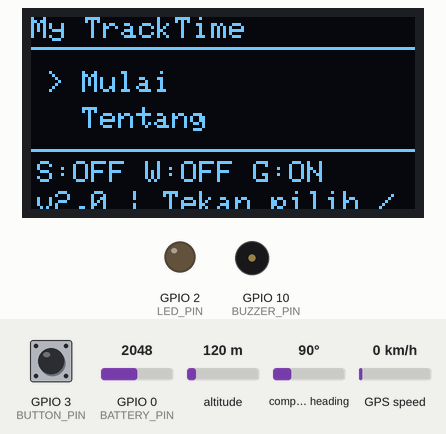
Simulated run of this sketch. Board: ESP32-C3. On the bench: 128×64 one-colour display, output pins drawn as LEDs (lit = HIGH), buzzer (waves = sounding, pin HIGH). The test bench sets the inputs (shaded band); at power-on: GPIO 3 (BUTTON_PIN) HIGH, GPS speed 0 km/h, GPIO 0 (BATTERY_PIN) = 2048, altitude 120 m, compass heading 90°. WiFi joins after 1.5 s; servers stay silent unless stated; random numbers use the default seed unless the sketch sets one; the GPS gets a fix after 3 s at 37.7749, -122.4194 with 8 satellites; no MQTT or app messages arrive unless stated; what the sketch prints to the serial monitor is not drawn.

Above: at 5.9 s.
6.0 s: GPIO 3 (BUTTON_PIN) pulled LOW for 3.2 s
At 9.62 s:
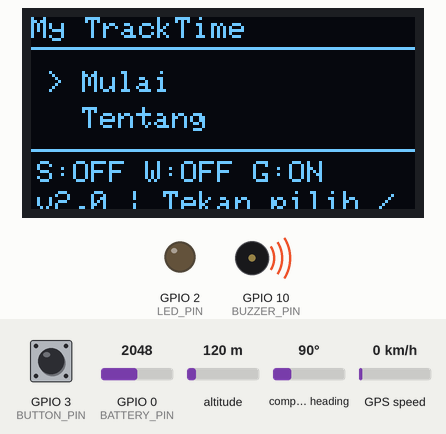
9.8 s: GPS speed set to 2 km/h
At 11.7 s:
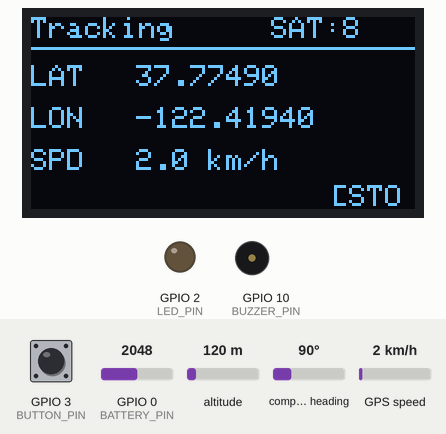
12.2 s: GPIO 3 (BUTTON_PIN) pulled LOW for 3.2 s
At 15.85 s:
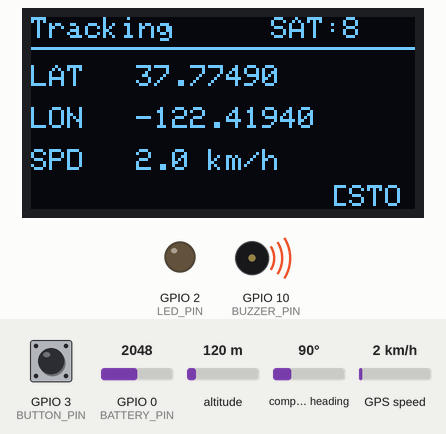
16.0 s: GPIO 3 (BUTTON_PIN) pulled LOW for 0.15 s
At 17.4 s:
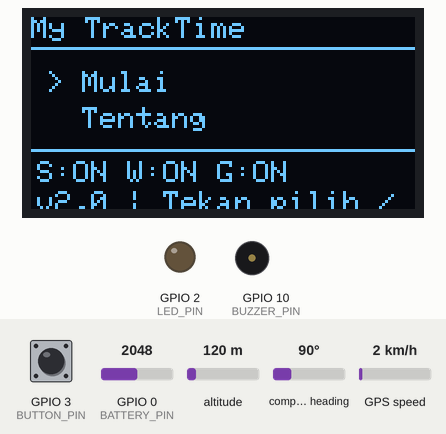
17.7 s: GPIO 3 (BUTTON_PIN) pulled LOW for 1 s
At 19.8 s:
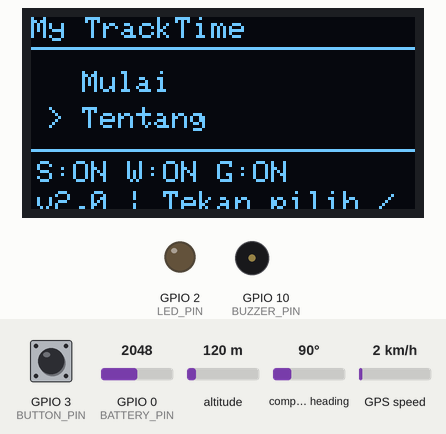
20.2 s: GPIO 3 (BUTTON_PIN) pulled LOW for 3.2 s
At 24.7 s:
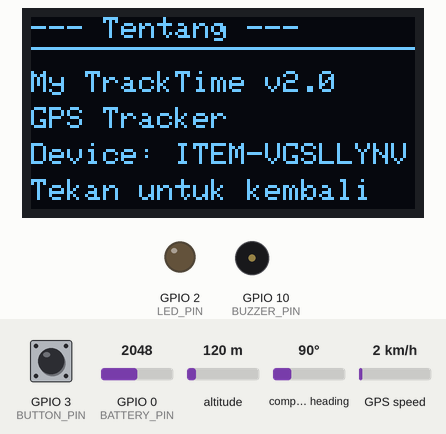
Timing chart, 0 to 25.0 s (numbered marks = the images above; inputs shaded):
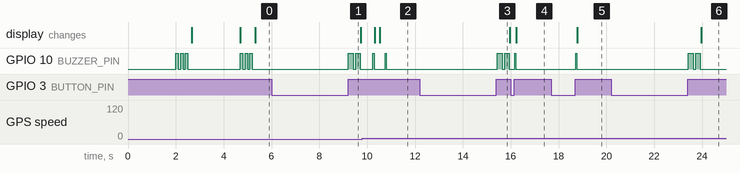

Measured:
- after the input at 6.0 s, GPIO 10 (BUZZER_PIN): alternates HIGH for 0.20 s and LOW for 0.10 s, starting after 3.2 s
- after the input at 12.2 s, GPIO 10 (BUZZER_PIN): alternates HIGH for 0.20 s and LOW for 0.10 s, starting after 3.2 s
- after the input at 16.0 s, GPIO 10 (BUZZER_PIN): LOW → HIGH after 0.16 s, → LOW 0.05 s later; the display: changes after 0.24 s (image 4)
- after the input at 17.7 s, GPIO 10 (BUZZER_PIN): LOW → HIGH after 1.0 s, → LOW 0.05 s later; the display: changes after 1.1 s (image 5)
- after the input at 20.2 s, GPIO 10 (BUZZER_PIN): alternates HIGH for 0.20 s and LOW for 0.10 s, 4 changes in all, then stays LOW, starting after 3.2 s; the display: changes after 3.8 s (image 6)

The sketch:

gpstrack.ino
```cpp
#include <WiFi.h>
#include <WiFiClientSecure.h>
#include <PubSubClient.h>
#include <Wire.h>
#include <TinyGPSPlus.h>
#include <Adafruit_GFX.h>
#include <Adafruit_SSD1306.h>
#include <ArduinoJson.h>

// =======================
// KONFIGURASI WIFI
// =======================
#define WIFI_SSID "Galaxy A56 5G F235"
#define WIFI_PASS "0987654321"

// =======================
// KONFIGURASI MQTT (Server)
// =======================
#define MQTT_HOST "raf6fc91.ala.us-east-1.emqxsl.com"
#define MQTT_PORT 8883
#define MQTT_USER "Admin"
#define MQTT_PASS "Admin"
#define DEVICE_ID "ITEM-VGSLLYNV"

// =======================
// PIN CONFIG ESP32-C3
// =======================
#define OLED_SDA 8
#define OLED_SCL 9
#define GPS_RX 20
#define GPS_TX 21
#define GPS_BAUD 115200
#define BUZZER_PIN 10
#define LED_PIN 2
#define BATTERY_PIN 0
#define BUTTON_PIN 3

// =======================
// VOLTAGE DIVIDER
// =======================
#define R1 220.0
#define R2 220.0
#define ADC_REF 3.3
#define ADC_RESOLUTION 4095.0

// =======================
// INTERVAL
// =======================
#define INTERVAL_WIFI     5000
#define INTERVAL_MQTT     3000
#define INTERVAL_PUBLISH  15000
#define INTERVAL_STATUS   30000
#define INTERVAL_DISPLAY  200
#define INTERVAL_DEBUG    5000

// =======================
// OBJEK
// =======================
Adafruit_SSD1306 display(128, 64, &Wire, -1);
TinyGPSPlus gps;
HardwareSerial gpsSerial(1);
WiFiClientSecure espClient;
PubSubClient mqtt(espClient);

// =======================
// VARIABEL
// =======================
unsigned long lastWiFiCheck = 0, lastMQTTCheck = 0;
unsigned long lastPublish = 0, lastStatus = 0, lastDisplay = 0, lastDebug = 0;
unsigned long wifiStartTime = 0;

float lat = 0, lng = 0, speed = 0;
int sat = 0;
float batteryVoltage = 0.0;
int batteryPercent = 0;
bool gpsLock = false, wifiReady = false, mqttReady = false;
bool wifiConnecting = false;
int wifiRetryCount = 0;

char topicLoc[60], topicStatus[60], topicCmd[60];
String lastCommand = "None";

unsigned long buttonPressTime = 0;
bool buttonPressed = false;
bool buttonProcessed = false;
bool menuChanged = false;
unsigned long lastButtonCheck = 0;

// =======================
// MENU STATE
// =======================
enum MenuState {
  MENU_MAIN,
  MENU_START,
  MENU_RUNNING,
  MENU_RESULT,
  MENU_ABOUT
};

MenuState currentState = MENU_MAIN;
int menuIndex = 0;
String menuItems[] = {"Mulai", "Tentang"};
int menuCount = 2;

// =======================
// DATA HASIL
// =======================
unsigned long startTime = 0;
unsigned long runDuration = 0;
float maxSpeed = 0;
float avgSpeed = 0;
float totalDistance = 0;
int dataCount = 0;

// =======================
// SERTIFIKAT CA
// =======================
static const char *root_ca PROGMEM = R"EOF(
-----BEGIN CERTIFICATE-----
MIIDjjCCAnagAwIBAgIQAzrx5qcRqaC7KGSxHQn65TANBgkqhkiG9w0BAQsFADBh
MQswCQYDVQQGEwJVUzEVMBMGA1UEChMMRGlnaUNlcnQgSW5jMRkwFwYDVQQLExB3
d3cuZGlnaWNlcnQuY29tMSAwHgYDVQQDExdEaWdpQ2VydCBHbG9iYWwgUm9vdCBH
MjAeFw0xMzA4MDExMjAwMDBaFw0zODAxMTUxMjAwMDBaMGExCzAJBgNVBAYTAlVT
MRUwEwYDVQQKEwxEaWdpQ2VydCBJbmMxGTAXBgNVBAsTEHd3dy5kaWdpY2VydC5j
b20xIDAeBgNVBAMTF0RpZ2lDZXJ0IEdsb2JhbCBSb290IEcyMIIBIjANBgkqhkiG
9w0BAQEFAAOCAQ8AMIIBCgKCAQEAuzfNNNx7a8myaJCtSnX/RrohCgiN9RlUyfuI
2/Ou8jqJkTx65qsGGmvPrC3oXgkkRLpimn7Wo6h+4FR1IAWsULecYxpsMNzaHxmx
1x7e/dfgy5SDN67sH0NO3Xss0r0upS/kqbitOtSZpLYl6ZtrAGCSYP9PIUkY92eQ
q2EGnI/yuum06ZIya7XzV+hdG82MHauVBJVJ8zUtluNJbd134/tJS7SsVQepj5Wz
tCO7TG1F8PapspUwtP1MVYwnSlcUfIKdzXOS0xZKBgyMUNGPHgm+F6HmIcr9g+UQ
vIOlCsRnKPZzFBQ9RnbDhxSJITRNrw9FDKZJobq7nMWxM4MphQIDAQABo0IwQDAP
BgNVHRMBAf8EBTADAQH/MA4GA1UdDwEB/wQEAwIBhjAdBgNVHQ4EFgQUTiJUIBiV
5uNu5g/6+rkS7QYXjzkwDQYJKoZIhvcNAQELBQADggEBAGBnKJRvDkhj6zHd6mcY
1Yl9PMWLSn/pvtsrF9+wX3N3KjITOYFnQoQj8kVnNeyIv/iPsGEMNKSuIEyExtv4
NeF22d+mQrvHRAiGfzZ0JFrabA0UWTW98kndth/Jsw1HKj2ZL7tcu7XUIOGZX1NG
Fdtom/DzMNU+MeKNhJ7jitralj41E6Vf8PlwUHBHQRFXGU7Aj64GxJUTFy8bJZ91
8rGOmaFvE7FBcf6IKshPECBV1/MUReXgRPTqh5Uykw7+U0b6LJ3/iyK5S9kJRaTe
pLiaWN0bfVKfjllDiIGknibVb63dDcY3fe0Dkhvld1927jyNxF1WW6LZZm6zNTfl
MrY=
-----END CERTIFICATE-----
)EOF";

// =======================
// SETUP TOPIK
// =======================
void setupTopics() {
  snprintf(topicLoc, sizeof(topicLoc), "gps/data/%s/location", DEVICE_ID);
  snprintf(topicStatus, sizeof(topicStatus), "gps/data/%s/status", DEVICE_ID);
  snprintf(topicCmd, sizeof(topicCmd), "gps/command/%s/control", DEVICE_ID);
}

// =======================
// BUZZER FUNCTIONS
// =======================
void buzzerBeep(int duration) {
  digitalWrite(BUZZER_PIN, HIGH);
  delay(duration);
  digitalWrite(BUZZER_PIN, LOW);
}

void bipBip() {
  for (int i = 0; i < 3; i++) {
    digitalWrite(BUZZER_PIN, HIGH);
    delay(100);
    digitalWrite(BUZZER_PIN, LOW);
    delay(100);
  }
}

void buzzerShort() {
  buzzerBeep(50);
}

void buzzerLong() {
  buzzerBeep(200);
  delay(100);
  buzzerBeep(200);
}

// =======================
// VOLTAGE DIVIDER
// =======================
float readBatteryVoltage() {
  int adcValue = analogRead(BATTERY_PIN);
  float adcVoltage = (adcValue / ADC_RESOLUTION) * ADC_REF;
  float inputVoltage = adcVoltage * ((R1 + R2) / R2);
  return inputVoltage;
}

int voltageToPercent(float voltage) {
  float minVoltage = 4.0;
  float maxVoltage = 5.3;
  if (voltage >= maxVoltage) return 100;
  if (voltage <= minVoltage) return 0;
  int percent = (int)((voltage - minVoltage) / (maxVoltage - minVoltage) * 100.0);
  return constrain(percent, 0, 100);
}

// =======================
// KONEKSI WIFI
// =======================
void connectWiFi() {
  if (WiFi.status() == WL_CONNECTED) {
    wifiReady = true;
    wifiConnecting = false;
    wifiRetryCount = 0;
    return;
  }
  if (wifiConnecting) return;
  if (wifiRetryCount >= 5) {
    Serial.println("⚠️ WiFi max retry, restarting...");
    delay(1000);
    ESP.restart();
    return;
  }
  wifiConnecting = true;
  wifiStartTime = millis();
  wifiRetryCount++;
  Serial.print("📶 WiFi attempt " + String(wifiRetryCount) + "...");
  WiFi.mode(WIFI_STA);
  WiFi.begin(WIFI_SSID, WIFI_PASS);
}

void cekWiFi() {
  if (millis() - lastWiFiCheck < INTERVAL_WIFI) return;
  lastWiFiCheck = millis();
  if (WiFi.status() == WL_CONNECTED) {
    wifiReady = true;
    wifiConnecting = false;
    wifiRetryCount = 0;
    return;
  }
  if (!wifiConnecting) {
    connectWiFi();
    return;
  }
  if (millis() - wifiStartTime > 15000) {
    wifiConnecting = false;
    wifiReady = false;
    Serial.println(" ❌ Timeout");
  }
}

// =======================
// KONEKSI MQTT (Server)
// =======================
void connectMQTT() {
  if (mqtt.connected()) { mqttReady = true; return; }
  if (!wifiReady) return;
  Serial.print("🔌 Server...");
  espClient.setCACert(root_ca);
  String clientId = "ESP_" + String(DEVICE_ID) + "_" + String(random(9999));
  mqttReady = mqtt.connect(clientId.c_str(), MQTT_USER, MQTT_PASS);
  if (mqttReady) {
    mqtt.subscribe(topicCmd);
    Serial.println(" ✅");
    sendStatus("online");
    buzzerShort();
  } else {
    Serial.print(" ❌ rc=");
    Serial.println(mqtt.state());
  }
}

void cekMQTT() {
  if (millis() - lastMQTTCheck < INTERVAL_MQTT) return;
  lastMQTTCheck = millis();
  if (!mqtt.connected() && wifiReady) {
    connectMQTT();
  }
}

// =======================
// KIRIM DATA KE SERVER
// =======================
void sendStatus(const char* s) {
  if (!mqttReady) return;
  StaticJsonDocument<64> doc;
  doc["device_id"] = DEVICE_ID;
  doc["status"] = s;
  doc["battery_voltage"] = batteryVoltage;
  doc["battery_percent"] = batteryPercent;
  String json; serializeJson(doc, json);
  mqtt.publish(topicStatus, json.c_str());
}

void sendGPS() {
  if (!mqttReady || !gpsLock) return;
  StaticJsonDocument<128> doc;
  doc["device_id"] = DEVICE_ID;
  doc["latitude"] = lat;
  doc["longitude"] = lng;
  doc["speed"] = speed;
  doc["battery_voltage"] = batteryVoltage;
  doc["battery_percent"] = batteryPercent;
  String json; serializeJson(doc, json);
  mqtt.publish(topicLoc, json.c_str());
}

void sendResponse(const char* r) {
  if (!mqttReady) return;
  StaticJsonDocument<64> doc;
  doc["response"] = r;
  doc["device_id"] = DEVICE_ID;
  String json; serializeJson(doc, json);
  char topic[60]; snprintf(topic, sizeof(topic), "gps/response/%s/%s", DEVICE_ID, r);
  mqtt.publish(topic, json.c_str());
}

// =======================
// UPDATE GPS
// =======================
void updateGPS() {
  while (gpsSerial.available()) {
    gps.encode(gpsSerial.read());
  }
  if (gps.location.isValid()) {
    lat = gps.location.lat();
    lng = gps.location.lng();
    speed = gps.speed.kmph();
    if (!gpsLock) {
      gpsLock = true;
      Serial.println("🛰️ GPS LOCKED!");
      bipBip();
    }
  } else {
    gpsLock = false;
  }
  sat = gps.satellites.isValid() ? gps.satellites.value() : 0;
  batteryVoltage = readBatteryVoltage();
  batteryPercent = voltageToPercent(batteryVoltage);
}

// =======================
// OLED DISPLAY - MENU UTAMA (Tanpa BAT)
// =======================
void displayMainMenu() {
  display.clearDisplay();
  display.setTextColor(SSD1306_WHITE);
  
  // Title
  display.setTextSize(1);
  display.setCursor(0, 0);
  display.println("My TrackTime");
  display.drawLine(0, 10, 128, 10, SSD1306_WHITE);
  
  // Menu items
  display.setTextSize(1);
  display.setCursor(5, 18);
  if (menuIndex == 0) display.print(">");
  else display.print(" ");
  display.print(" Mulai");
  
  display.setCursor(5, 30);
  if (menuIndex == 1) display.print(">");
  else display.print(" ");
  display.print(" Tentang");
  
  // Status bar (tanpa BAT)
  display.drawLine(0, 44, 128, 44, SSD1306_WHITE);
  display.setCursor(2, 48);
  display.print("S:");
  display.print(mqttReady ? "ON" : "OFF");
  display.print(" W:");
  display.print(wifiReady ? "ON" : "OFF");
  display.print(" G:");
  display.print(gpsLock ? "ON" : "OFF");
  
  // Versi
  display.setCursor(2, 58);
  display.print("v2.0 | Tekan pilih / Tahan eksekusi");
  
  display.display();
}

// =======================
// OLED DISPLAY - START
// =======================
void displayStart() {
  display.clearDisplay();
  display.setTextColor(SSD1306_WHITE);
  display.setTextSize(2);
  display.setCursor(30, 8);
  display.println("Mulai");
  display.setTextSize(1);
  display.setCursor(10, 35);
  display.print("GPS: ");
  display.print(gpsLock ? "LOCKED" : "WAIT...");
  display.setCursor(10, 48);
  display.print("SAT: ");
  display.print(sat);
  display.display();
}

// =======================
// OLED DISPLAY - RUNNING
// =======================
void displayRunning() {
  display.clearDisplay();
  display.setTextColor(SSD1306_WHITE);
  
  // Header
  display.setTextSize(1);
  display.setCursor(0, 0);
  display.print("Tracking");
  display.setCursor(80, 0);
  display.print("SAT:");
  display.print(sat);
  display.drawLine(0, 10, 128, 10, SSD1306_WHITE);
  
  // Data utama
  display.setTextSize(1);
  display.setCursor(0, 16);
  display.print("LAT");
  display.setCursor(0, 30);
  display.print("LON");
  display.setCursor(0, 44);
  display.print("SPD");
  
  // Nilai
  display.setTextSize(1);
  display.setCursor(35, 16);
  if (gpsLock) {
    display.print(lat, 5);
  } else {
    display.print("--.-----");
  }
  display.setCursor(35, 30);
  if (gpsLock) {
    display.print(lng, 5);
  } else {
    display.print("--.-----");
  }
  display.setCursor(35, 44);
  if (gpsLock) {
    display.print(speed, 1);
    display.print(" km/h");
  } else {
    display.print("--.- km/h");
  }
  
  // STOP button
  display.setCursor(100, 56);
  display.print("[STOP]");
  display.display();
}

// =======================
// OLED DISPLAY - RESULT
// =======================
void displayResult() {
  display.clearDisplay();
  display.setTextColor(SSD1306_WHITE);
  display.setTextSize(1);
  
  display.setCursor(0, 0);
  display.println("--- HASIL ---");
  display.drawLine(0, 10, 128, 10, SSD1306_WHITE);
  
  display.setCursor(0, 16);
  display.print("Durasi: ");
  display.println(formatDuration(runDuration));
  
  display.setCursor(0, 28);
  display.print("Max SPD: ");
  display.print(maxSpeed, 1);
  display.println(" km/h");
  
  display.setCursor(0, 40);
  display.print("Avg SPD: ");
  display.print(avgSpeed, 1);
  display.println(" km/h");
  
  display.setCursor(0, 52);
  display.print("Data: ");
  display.print(dataCount);
  display.print(" pt");
  
  display.display();
}

// =======================
// OLED DISPLAY - ABOUT
// =======================
void displayAbout() {
  display.clearDisplay();
  display.setTextColor(SSD1306_WHITE);
  display.setTextSize(1);
  
  display.setCursor(0, 0);
  display.println("--- Tentang ---");
  display.drawLine(0, 10, 128, 10, SSD1306_WHITE);
  
  display.setCursor(0, 18);
  display.println("My TrackTime v2.0");
  display.setCursor(0, 30);
  display.println("GPS Tracker");
  display.setCursor(0, 42);
  display.print("Device: ");
  display.println(DEVICE_ID);
  display.setCursor(0, 54);
  display.println("Tekan untuk kembali");
  
  display.display();
}

// =======================
// FORMAT DURASI
// =======================
String formatDuration(unsigned long ms) {
  unsigned long totalSeconds = ms / 1000;
  unsigned int hours = totalSeconds / 3600;
  unsigned int minutes = (totalSeconds % 3600) / 60;
  unsigned int seconds = totalSeconds % 60;
  char buffer[12];
  sprintf(buffer, "%02u:%02u:%02u", hours, minutes, seconds);
  return String(buffer);
}

// =======================
// HANDLE BUTTON (Tekan = pindah, Tahan = eksekusi)
// =======================
void checkButton() {
  if (millis() - lastButtonCheck < 50) return;
  lastButtonCheck = millis();
  
  if (digitalRead(BUTTON_PIN) == LOW) {
    if (!buttonPressed) {
      buttonPressed = true;
      buttonPressTime = millis();
      buttonProcessed = false;
    }
  } else {
    if (buttonPressed) {
      buttonPressed = false;
      
      // Cek durasi tekan
      unsigned long pressDuration = millis() - buttonPressTime;
      
      if (!buttonProcessed) {
        if (pressDuration > 1500) {
          // Tahan > 1.5 detik = EKSEKUSI
          handleLongPress();
        } else {
          // Tekan sebentar = PINDAH PILIHAN
          handleShortPress();
        }
        buttonProcessed = true;
      }
    }
  }
}

// =======================
// HANDLE SHORT PRESS (Pindah menu)
// =======================
void handleShortPress() {
  buzzerShort();
  
  switch (currentState) {
    case MENU_MAIN:
      // Pindah menu
      menuIndex++;
      if (menuIndex >= menuCount) menuIndex = 0;
      displayMainMenu();
      break;
      
    case MENU_ABOUT:
      currentState = MENU_MAIN;
      menuIndex = 0;
      displayMainMenu();
      break;
      
    case MENU_RESULT:
      currentState = MENU_MAIN;
      menuIndex = 0;
      displayMainMenu();
      break;
      
    case MENU_RUNNING:
    case MENU_START:
      // Tidak ada aksi di state ini
      break;
  }
}

// =======================
// HANDLE LONG PRESS (Eksekusi)
// =======================
void handleLongPress() {
  buzzerLong();
  
  switch (currentState) {
    case MENU_MAIN:
      if (menuIndex == 0) {
        // Pilih "Mulai"
        currentState = MENU_START;
        displayStart();
        delay(500);
        currentState = MENU_RUNNING;
        startTime = millis();
        maxSpeed = 0;
        dataCount = 0;
        totalDistance = 0;
        avgSpeed = 0;
        buzzerShort();
        sendStatus("tracking_start");
      } else {
        // Pilih "Tentang"
        currentState = MENU_ABOUT;
        displayAbout();
      }
      break;
      
    case MENU_RUNNING:
      // Stop tracking
      currentState = MENU_RESULT;
      runDuration = millis() - startTime;
      if (dataCount > 0) {
        avgSpeed = totalDistance / dataCount;
      }
      displayResult();
      sendStatus("tracking_stop");
      break;
      
    case MENU_ABOUT:
      currentState = MENU_MAIN;
      menuIndex = 0;
      displayMainMenu();
      break;
      
    case MENU_RESULT:
      currentState = MENU_MAIN;
      menuIndex = 0;
      displayMainMenu();
      break;
      
    case MENU_START:
      break;
  }
}

// =======================
// EKSEKUSI COMMAND DARI SERVER
// =======================
void executeCommand(String cmd) {
  lastCommand = cmd;
  Serial.println("⚡ " + cmd);
  if (cmd == "buzzer_on") {
    digitalWrite(BUZZER_PIN, HIGH);
    sendResponse("buzzer_on");
  } else if (cmd == "buzzer_off") {
    digitalWrite(BUZZER_PIN, LOW);
    sendResponse("buzzer_off");
  } else if (cmd == "buzzer_beep") {
    for (int i = 0; i < 3; i++) {
      buzzerBeep(150);
      delay(150);
    }
    sendResponse("buzzer_beep");
  } else if (cmd == "led_on") {
    digitalWrite(LED_PIN, HIGH);
    sendResponse("led_on");
  } else if (cmd == "led_off") {
    digitalWrite(LED_PIN, LOW);
    sendResponse("led_off");
  } else if (cmd == "ping") {
    sendResponse("pong");
  } else if (cmd == "restart") {
    sendResponse("restart");
    delay(500);
    ESP.restart();
  } else if (cmd == "get_location") {
    if (gpsLock) sendGPS();
  }
}

// =======================
// MQTT CALLBACK
// =======================
void mqttCallback(char* topic, byte* payload, unsigned int len) {
  String msg;
  for (int i = 0; i < len; i++) msg += (char)payload[i];
  Serial.println("📩 CMD: " + msg);
  StaticJsonDocument<128> doc;
  if (deserializeJson(doc, msg) == DeserializationError::Ok) {
    const char* cmd = doc["command"];
    if (cmd) executeCommand(String(cmd));
  }
}

// =======================
// DEBUG SERIAL
// =======================
void debugSerial() {
  if (millis() - lastDebug < INTERVAL_DEBUG) return;
  lastDebug = millis();
  Serial.print("📡 ");
  Serial.print(wifiReady ? "W✓" : "W✗");
  Serial.print(" S:"); Serial.print(mqttReady ? "✓" : "✗");
  Serial.print(" G:"); Serial.print(gpsLock ? "✓" : "✗");
  Serial.print(" SAT:"); Serial.print(sat);
  Serial.print(" BAT:");
  Serial.print(batteryVoltage, 2);
  Serial.print("V (");
  Serial.print(batteryPercent);
  Serial.println("%)");
}

// =======================
// SETUP
// =======================
void setup() {
  Serial.begin(115200);
  delay(2000);

  Serial.println("\n=== My TrackTime ===");
  Serial.println("Device: " + String(DEVICE_ID));

  pinMode(BUZZER_PIN, OUTPUT);
  pinMode(LED_PIN, OUTPUT);
  pinMode(BATTERY_PIN, INPUT);
  pinMode(BUTTON_PIN, INPUT_PULLUP);
  digitalWrite(BUZZER_PIN, LOW);
  digitalWrite(LED_PIN, LOW);

  bipBip();

  Wire.begin(OLED_SDA, OLED_SCL);
  if (!display.begin(SSD1306_SWITCHCAPVCC, 0x3C)) {
    Serial.println("OLED FAIL");
  }
  display.clearDisplay();
  display.setTextSize(1);
  display.setCursor(30, 20);
  display.println("My");
  display.setCursor(30, 32);
  display.println("TrackTime");
  display.display();
  delay(2000);

  gpsSerial.begin(GPS_BAUD, SERIAL_8N1, GPS_RX, GPS_TX);

  setupTopics();
  mqtt.setServer(MQTT_HOST, MQTT_PORT);
  mqtt.setCallback(mqttCallback);

  connectWiFi();
  connectMQTT();

  currentState = MENU_MAIN;
  menuIndex = 0;
  displayMainMenu();

  Serial.println("SYSTEM READY!");
}

// =======================
// LOOP
// =======================
void loop() {
  mqtt.loop();
  cekWiFi();
  cekMQTT();
  updateGPS();
  checkButton();

  // Update data jika running
  if (currentState == MENU_RUNNING && gpsLock) {
    dataCount++;
    totalDistance += speed;
    if (speed > maxSpeed) maxSpeed = speed;
  }

  // Kirim GPS ke server
  if (millis() - lastPublish > INTERVAL_PUBLISH) {
    lastPublish = millis();
    if (gpsLock && mqttReady) sendGPS();
    if (mqttReady) sendStatus(gpsLock ? "online" : "searching");
  }

  // Update display
  if (millis() - lastDisplay > INTERVAL_DISPLAY) {
    lastDisplay = millis();
    switch (currentState) {
      case MENU_MAIN: displayMainMenu(); break;
      case MENU_START: displayStart(); break;
      case MENU_RUNNING: displayRunning(); break;
      case MENU_RESULT: displayResult(); break;
      case MENU_ABOUT: displayAbout(); break;
    }
  }

  debugSerial();
  delay(10);
}
```
